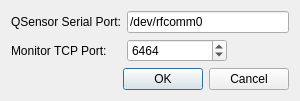
<?xml version="1.0" encoding="UTF-8"?>
<ui version="4.0">
 <class>SettingsDialog</class>
 <widget class="QDialog" name="SettingsDialog">
  <property name="minimumSize">
   <size>
    <width>300</width>
    <height>0</height>
   </size>
  </property>
  <property name="windowTitle">
   <string>Settings</string>
  </property>
  <layout class="QVBoxLayout" name="verticalLayout">
   <item>
    <layout class="QFormLayout" name="formLayout">
     <item row="0" column="0">
      <widget class="QLabel" name="serialPortLabel">
       <property name="text">
        <string>QSensor Serial Port:</string>
       </property>
      </widget>
     </item>
     <item row="0" column="1">
      <widget class="QLineEdit" name="serialPortEdit">
       <property name="text">
        <string>/dev/rfcomm0</string>
       </property>
      </widget>
     </item>
     <item row="1" column="0">
      <widget class="QLabel" name="monitorPortLabel">
       <property name="text">
        <string>Monitor TCP Port:</string>
       </property>
      </widget>
     </item>
     <item row="1" column="1">
      <widget class="QSpinBox" name="monitorPortSpinBox">
       <property name="maximumSize">
        <size>
         <width>100</width>
         <height>16777215</height>
        </size>
       </property>
       <property name="maximum">
        <number>65535</number>
       </property>
       <property name="value">
        <number>6464</number>
       </property>
      </widget>
     </item>
    </layout>
   </item>
   <item>
    <widget class="QDialogButtonBox" name="buttonBox">
     <property name="orientation">
      <enum>Qt::Horizontal</enum>
     </property>
     <property name="standardButtons">
      <set>QDialogButtonBox::Cancel|QDialogButtonBox::Ok</set>
     </property>
    </widget>
   </item>
  </layout>
 </widget>
 <resources/>
 <connections>
  <connection>
   <sender>buttonBox</sender>
   <signal>accepted()</signal>
   <receiver>SettingsDialog</receiver>
   <slot>accept()</slot>
   <hints>
    <hint type="sourcelabel">
     <x>248</x>
     <y>254</y>
    </hint>
    <hint type="destinationlabel">
     <x>157</x>
     <y>274</y>
    </hint>
   </hints>
  </connection>
  <connection>
   <sender>buttonBox</sender>
   <signal>rejected()</signal>
   <receiver>SettingsDialog</receiver>
   <slot>reject()</slot>
   <hints>
    <hint type="sourcelabel">
     <x>316</x>
     <y>260</y>
    </hint>
    <hint type="destinationlabel">
     <x>286</x>
     <y>274</y>
    </hint>
   </hints>
  </connection>
 </connections>
</ui>
